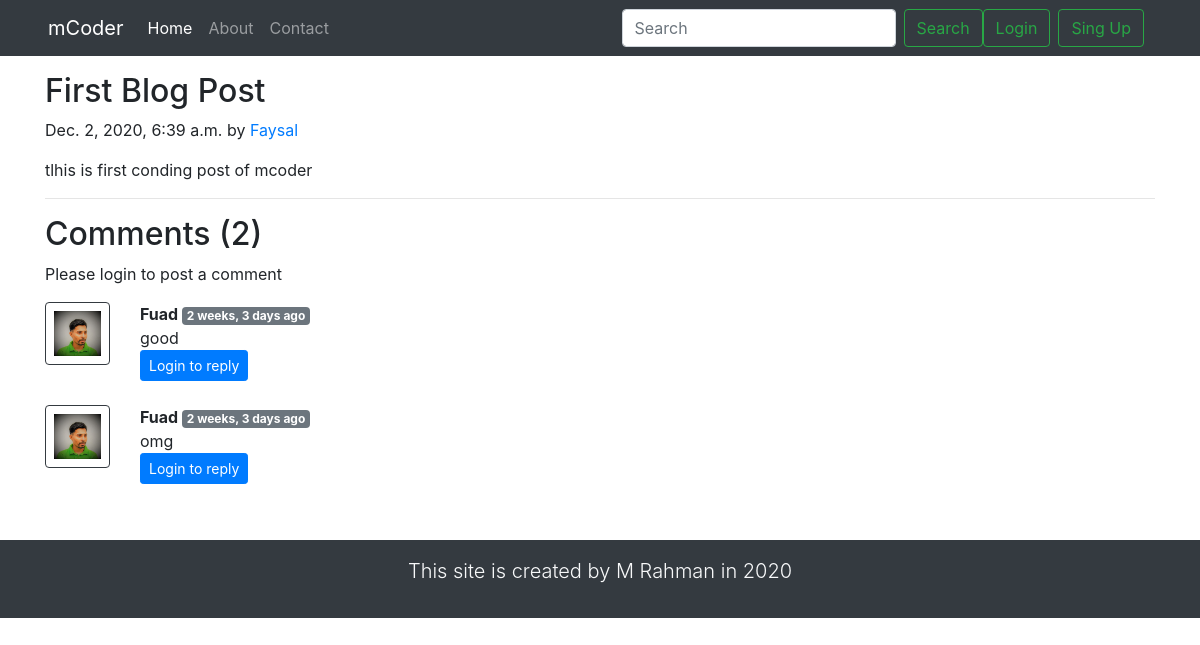
Page /blog/coding post/ on the committed database.
### blog/models.py (models this page shows, shortened)
class Post(models.Model):
    sno = models.AutoField(primary_key=True)
    title = models.CharField(max_length=255)
    author = models.CharField(max_length=14)
    slug = models.CharField(max_length=130)
    views = models.IntegerField(default=0)
    timeStamp = models.DateTimeField(blank=True)
    content = models.TextField()

class BlogComment(models.Model):
    sno = models.AutoField(primary_key=True)
    comment = models.TextField()
    user = models.ForeignKey(User, on_delete=models.CASCADE)
    post = models.ForeignKey(Post, on_delete=models.CASCADE)
    parent = models.ForeignKey('self', on_delete=models.CASCADE, null=True)
    timestamp = models.DateTimeField(default=now)

### blog/views.py (the view)
# urls.py: path('<str:slug>/', views.blogPost, name="blogPost"),
def blogPost(request, slug):
    post = Post.objects.filter(slug=slug).first()
    post.views = post.views + 1
    post.save()
    comments = BlogComment.objects.filter(post=post, parent=None)
    replies = BlogComment.objects.filter(post=post).exclude(parent=None)
    replyDict = {}
    for reply in replies:
        if reply.parent.sno not in replyDict.keys():
            replyDict[reply.parent.sno] = [reply]
        else:
            replyDict[reply.parent.sno].append(reply)
    context = {'post': post, 'comments': comments, 'user': request.user, 'replyDict': replyDict}
    return render(request, "blog/blogPost.html", context)

### blog/templatetags/extras.py (called while the page is built)
@register.filter(name='get_val')
def get_val(dict, key):
    return dict.get(key)

### blog/templates/blog/blogPost.html (shortened to what this page needs)
{% extends 'basic.html' %}
{% block body %}
{% load humanize %}
{% load extras %}
<div class="container my-3">
    <h2 class="blog-post-title">{{post.title}}</h2>
    <p class="blog-post-meta">{{post.timeStamp}} by <a href="/about">{{post.author}}</a></p>
    <p class="preview"> {{post.content| safe }}</p>
    <hr>
</div>
<div class="container">
    <h2> Comments ({{comments.count}}) </h2>
    <div class="my-2">
        {% if user.is_authenticated %}
        <form action="/blog/postComment/" method="post">
            {% csrf_token %}
            <div class="form-group">
                <label for="pc">Post Comment </label>
                <input type="text" class="form-control" name="comment" placeholder="Enter comment here" id="pc">
            </div>
            <input type="hidden" name="postSno" value="{{post.sno}}">
            <input type="hidden" name="parentSno" value="">
            <button type="submit" class="btn btn-primary">Submit</button>
        </form>
        {% else %}
        Please login to post a comment
        {% endif %}
    </div>
    {% for comment in comments %}
    <div class="row my-3">
        <div class="col-md-1  ">
            <img class="rounded mx-auto d-block w-100 border border-dark p-2" src="/static/img/mrahmandusp.jpg" alt="user">
        </div>
        <div class="col-md-11 ">
            <b> {{comment.user.username}} </b> <span class="badge badge-secondary ">{{comment.timestamp| naturaltime}}</span>
            <div>{{comment.comment}}</div>
            <div class="reply mx-0">
                {% if user.is_authenticated %}
                <button class="btn btn-sm btn-primary" type="button" data-toggle="collapse" data-target="#replyBox{{comment.sno}}" aria-expanded="false" aria-controls="replyBox{{comment.sno}}">
                    Reply
                </button>
                <div class="collapse" id="replyBox{{comment.sno}}">
                    <div class="card card-body my-2">
                        <form action="/blog/postComment/" method="post">
                            {% csrf_token %}
                            <div class="form-group">
                                <label for="cot">Post a reply </label>
                                <input type="text" class="form-control" name="comment" placeholder="Enter comment here" id="cot">
                                <input type="hidden" name="parentSno" value="{{comment.sno}}">
                            </div>
                            <input type="hidden" name="postSno" value="{{post.sno}}">
                            <button type="submit" class="btn btn-primary">Submit</button>
                        </form>
                    </div>
                </div>
                {% else %}
                <button class="btn btn-sm btn-primary" type="button" data-toggle="collapse" data-target="#replyBox{{comment.sno}}" aria-expanded="false" aria-controls="replyBox{{comment.sno}}">
                    Login to reply
                </button>
                {% endif %}
            </div>
        </div>
    </div>
    {% endfor %}
</div>
{% endblock %}

### rows in the picture
Post: title "First Blog Post", timeStamp "Dec. 2, 2020, 6:39 a.m.", author "Faysal", content "tlhis is first conding post of mcoder"
BlogComment: user.username "Fuad", timestamp "2 weeks, 3 days ago", comment "good"
BlogComment: user.username "Fuad", timestamp "2 weeks, 3 days ago", comment "omg"

### other values in the picture
{{ comments.count }} "2"
